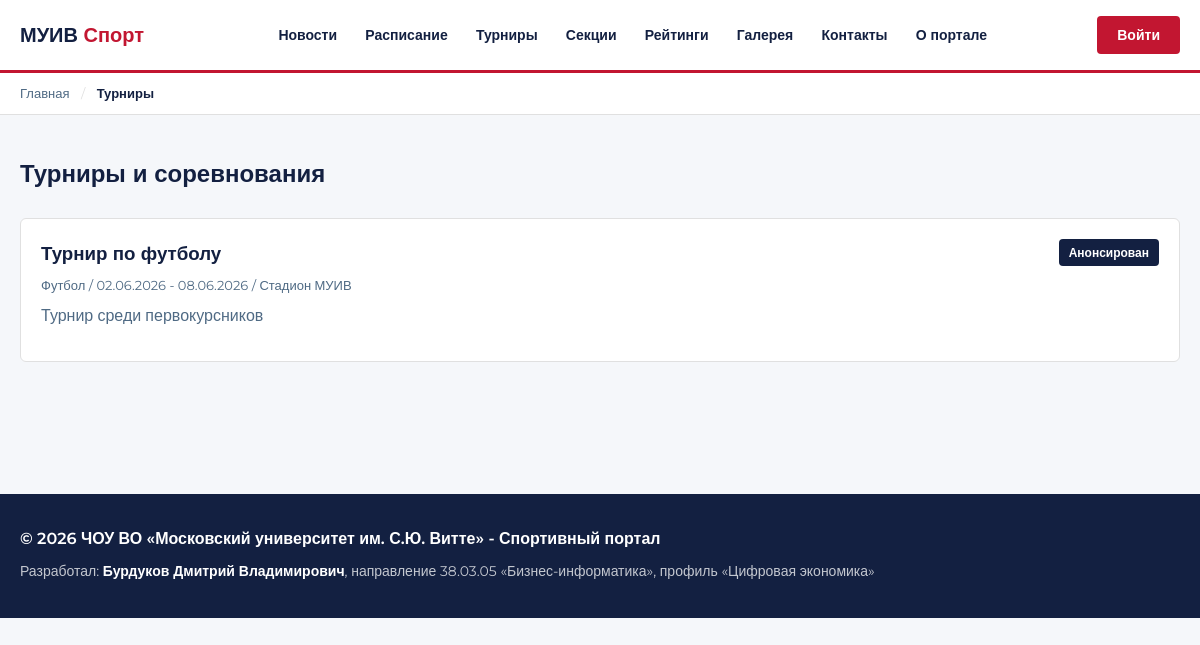
/tournaments/, run on the app's committed database.
### main/models.py (models this page shows, shortened)
class Tournament(models.Model):
    STATUSES = [
        ('upcoming', 'Анонсирован'),
        ('open', 'Идёт регистрация'),
        ('running', 'Проходит'),
        ('finished', 'Завершён'),
        ('cancelled', 'Отменен'),
    ]
    title            = models.CharField(max_length=200, verbose_name='Название')
    sport            = models.ForeignKey(Sport, on_delete=models.CASCADE, verbose_name='Вид спорта')
    description      = models.TextField(blank=True, verbose_name='Описание')
    date_start       = models.DateField(verbose_name='Дата начала')
    date_end         = models.DateField(null=True, blank=True, verbose_name='Дата окончания')
    location         = models.CharField(max_length=200, blank=True, verbose_name='Место проведения')
    status           = models.CharField(max_length=20, choices=STATUSES, default='upcoming', verbose_name='Статус')
    max_participants = models.PositiveIntegerField(default=32, verbose_name='Макс. участников')
    created          = models.DateTimeField(auto_now_add=True, verbose_name='Дата создания')
    class Meta:
        verbose_name        = 'Турнир'
        verbose_name_plural = 'Турниры'
        ordering            = ['-date_start']

class Sport(models.Model):
    name        = models.CharField(max_length=100, verbose_name='Название')
    description = models.TextField(verbose_name='Описание')
    class Meta:
        verbose_name        = 'Вид спорта'
        verbose_name_plural = 'Виды спорта'
    def __str__(self):
        return self.name

### main/views.py (the view)
# urls.py: path('tournaments/', views.tournaments, name='tournaments'),
def tournaments(request):
    items = Tournament.objects.all()
    registered_ids = []
    if request.user.is_authenticated:
        registered_ids = TournamentParticipant.objects.filter(
            user=request.user
        ).values_list('tournament_id', flat=True)
    return render(request, 'tournaments.html', {
        'tournaments': items,
        'registered_ids': registered_ids
        })

### templates/tournaments.html (shortened to what this page needs)
{% extends 'base.html' %}
{% block breadcrumbs %}
  <a href="/" style="color: var(--muted); font-weight: 500;">Главная</a>
  <span style="color: var(--border); margin: 0 8px;">/</span>
  <span style="color: var(--dark); font-weight: 600;">Турниры</span>
{% endblock %}
{% block content %}
<div class="container" style="padding-top: 40px; padding-bottom: 60px;">
  <h2>Турниры и соревнования</h2>
  <div style="margin-top: 24px;">
    {% for t in tournaments %}
      <div style="background: var(--white); border: 1px solid var(--border); border-radius: 6px; padding: 20px; margin-bottom: 12px;">
        <div style="display: flex; justify-content: space-between; align-items: flex-start;">
          <div>
            <h3 style="margin-bottom: 6px;">{{ t.title }}</h3>
            <p style="font-size: 13px; color: var(--muted); margin-bottom: 8px;">
              {{ t.sport }} / {{ t.date_start|date:"d.m.Y" }}{% if t.date_end %} - {{ t.date_end|date:"d.m.Y" }}{% endif %}
              {% if t.location %} / {{ t.location }}{% endif %}
            </p>
            {% if t.description %}<p>{{ t.description }}</p>{% endif %}
          </div>
          <span style="font-size: 12px; font-weight: 600; padding: 4px 10px; border-radius: 4px; background: var(--dark); color: white; white-space: nowrap;">
            {{ t.get_status_display }}
          </span>
        </div>
      </div>
    {% empty %}
      <p>Турниры пока не добавлены</p>
    {% endfor %}
  </div>
</div>
{% endblock %}

### static/css/style.css (style rules this page uses)
:root { --red: #C21631; --dark: #132041; --muted: #4F6A84; --border: #E0E0E0; --bg: #F5F7FA; --white: #FFFFFF; }
* { box-sizing: border-box; margin: 0; padding: 0; }
body { font-family: 'Montserrat', sans-serif; font-size: 16px; color: var(--dark); background: var(--bg); line-height: 1.6; }
.container { max-width: 1200px; margin: 0 auto; padding: 0 20px; }
h1, h2, h3 { font-weight: 700; margin-bottom: 16px; }
p { color: var(--muted); margin-bottom: 12px; }
a { color: var(--red); text-decoration: none; }

### data on the page
Tournament: title "Турнир по футболу", sport "Футбол", date_start "02.06.2026", date_end "08.06.2026", location "Стадион МУИВ", description "Турнир среди первокурсников", status "Анонсирован"
